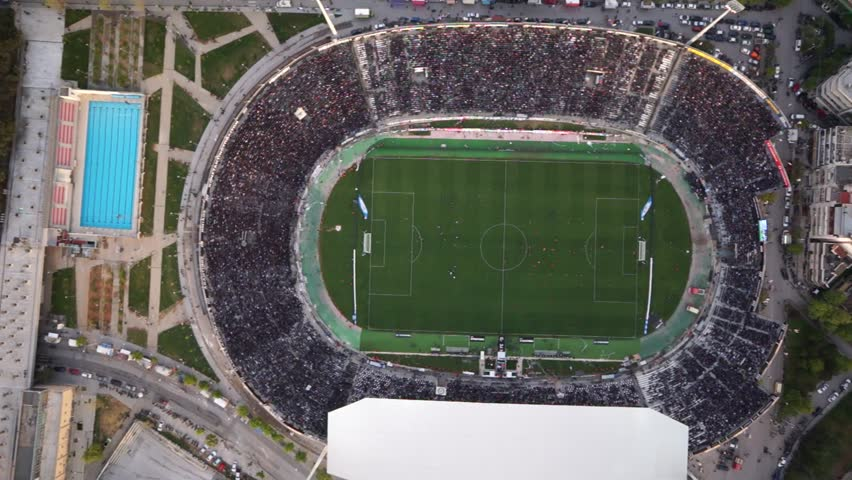
#> input picture 1.jpg, 852 x 480 px
$ python try04_basicOperations.py
#> lines starting #> are read from the running program, lines starting #| are printed output that depends on the picture
import cv2
import numpy as np

img = cv2.imread('1.jpg')
#> img is the input picture: shape (480, 852, 3); mean B, G, R 97.3, 101.4, 101.2
img_grey = cv2.cvtColor(img, cv2.COLOR_BGR2GRAY)
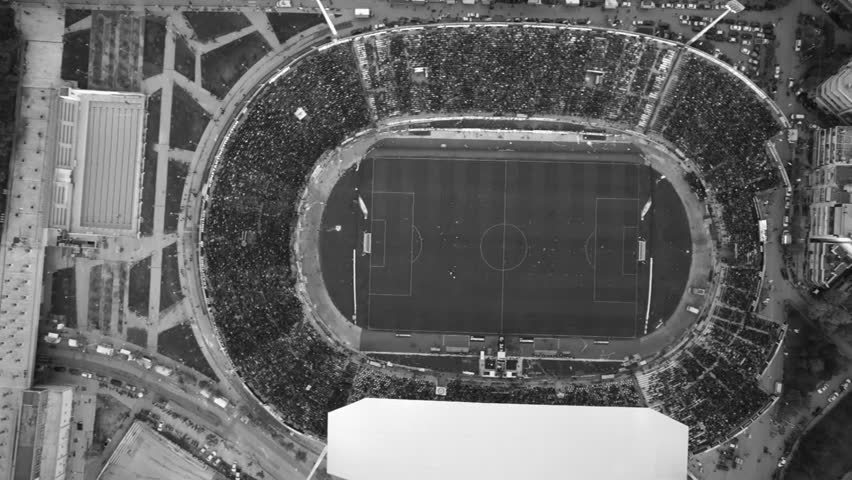
#> img_grey: shape (480, 852); min 2, max 255, mean 100.9
print('This is original image.\n', img, '\nEnd of original image.\n\n')        # Prints value of every pixel.
#> (printed output is left out)

print('This is grey scaled image.\n', img_grey, '\nEnd of grey scaled image.\n\n')
#> (printed output is left out)
# Every pixel has a single value i.e. every number is a pixel.


# Making our own image.
new_img = np.array([        # Every element of this list is a row of pixels and every row comes one below the other.
    [       # Every element of this list is a pixel and the whole list is a row of pixels.
        [255, 0, 0], [255, 0, 0], [255, 0, 0], [255, 0, 0], [255, 0, 0],
        [255, 0, 0], [255, 0, 0], [255, 0, 0], [255, 0, 0], [255, 0, 0],
    ],
    [
        [0, 255, 0], [0, 255, 0], [0, 255, 0], [0, 255, 0], [0, 255, 0],
        [0, 255, 0], [0, 255, 0], [0, 255, 0], [0, 255, 0], [0, 255, 0],
    ],
    [
        [0, 0, 255], [0, 0, 255], [0, 0, 255], [0, 0, 255], [0, 0, 255],
        [0, 0, 255], [0, 0, 255], [0, 0, 255], [0, 0, 255], [0, 0, 255],
    ],
], np.uint8)
# The above image is very small. Give more pixels for a bigger picture.


print('Dimensions of image.\n',
      '(Rows, Cols, Channel)\n', new_img.shape, '\n')  # (Columns, Rows, Colours)
print('Value at 0,0 \t', new_img[0, 0])        # Prints value of pixel (Column = 0, Row = 0)
print('Value at 1,4 \t', new_img[1, 4])
print('Value at 2,5 \t', new_img[2, 9])


# Changing a single pixel in an image.
new_img[2, 2] = [0, 0, 0]       # Take a bigger image and change more pixels to see the change.


rows, cols, _ = img.shape
#> rows = 480; cols = 852

# Cropping an image.
cropped_img = img[rows//4:3*rows//4, cols//4:3*cols//4]
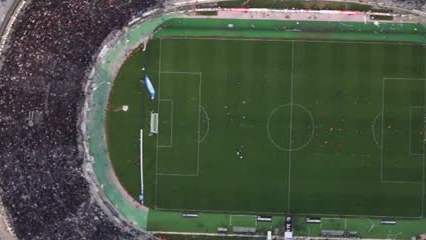
#> cropped_img: shape (240, 426, 3); mean B, G, R 65.1, 82.5, 71.2


cv2.imshow('Cropped Image', cropped_img)
cv2.imshow('Image', img)
cv2.imshow('New Image', new_img)
cv2.waitKey(0)
cv2.destroyAllWindows()
